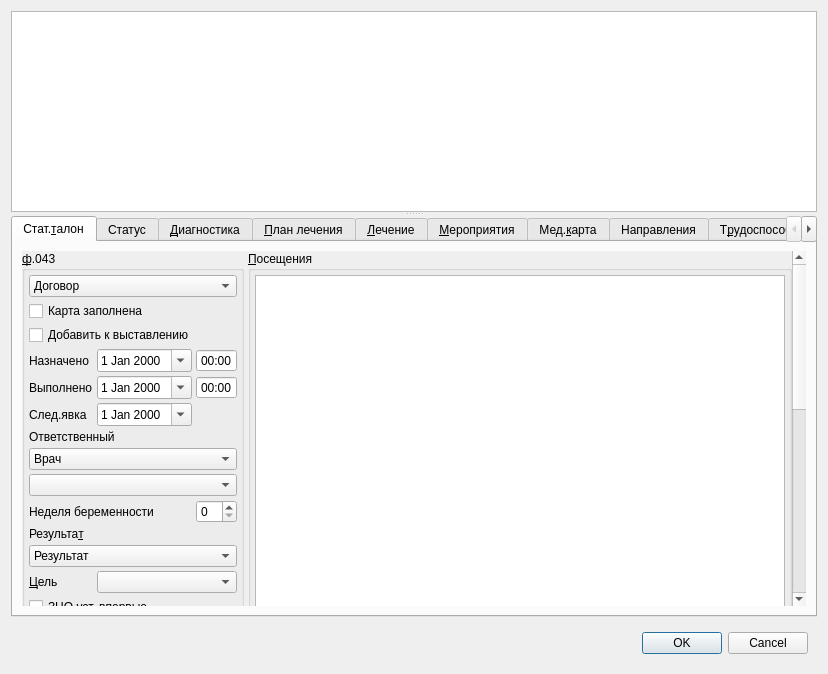
<?xml version="1.0" encoding="UTF-8"?>
<ui version="4.0">
 <class>F043Dialog</class>
 <widget class="QDialog" name="F043Dialog">
  <property name="geometry">
   <rect>
    <x>0</x>
    <y>0</y>
    <width>828</width>
    <height>674</height>
   </rect>
  </property>
  <property name="windowTitle">
   <string>Dialog</string>
  </property>
  <layout class="QVBoxLayout" name="verticalLayout">
   <item>
    <widget class="QSplitter" name="sptTopLevel">
     <property name="orientation">
      <enum>Qt::Vertical</enum>
     </property>
     <widget class="CTextBrowser" name="txtClientInfoBrowser">
      <property name="sizePolicy">
       <sizepolicy hsizetype="Expanding" vsizetype="Preferred">
        <horstretch>0</horstretch>
        <verstretch>0</verstretch>
       </sizepolicy>
      </property>
     </widget>
     <widget class="QTabWidget" name="tabWidget">
      <property name="tabPosition">
       <enum>QTabWidget::North</enum>
      </property>
      <property name="tabShape">
       <enum>QTabWidget::Rounded</enum>
      </property>
      <property name="currentIndex">
       <number>0</number>
      </property>
      <widget class="QWidget" name="tabToken">
       <attribute name="title">
        <string>Стат.&amp;талон</string>
       </attribute>
       <layout class="QGridLayout" name="gridLayout_9">
        <item row="0" column="0">
         <widget class="QScrollArea" name="scrollArea">
          <property name="frameShape">
           <enum>QFrame::NoFrame</enum>
          </property>
          <property name="widgetResizable">
           <bool>true</bool>
          </property>
          <widget class="QWidget" name="scrollAreaWidgetContents">
           <property name="geometry">
            <rect>
             <x>0</x>
             <y>0</y>
             <width>769</width>
             <height>751</height>
            </rect>
           </property>
           <layout class="QVBoxLayout" name="verticalLayout_2">
            <property name="margin">
             <number>0</number>
            </property>
            <item>
             <widget class="QSplitter" name="splitter_2">
              <property name="orientation">
               <enum>Qt::Vertical</enum>
              </property>
              <widget class="QFrame" name="frame">
               <property name="frameShape">
                <enum>QFrame::NoFrame</enum>
               </property>
               <property name="frameShadow">
                <enum>QFrame::Raised</enum>
               </property>
               <layout class="QHBoxLayout" name="horizontalLayout">
                <property name="spacing">
                 <number>4</number>
                </property>
                <property name="margin">
                 <number>0</number>
                </property>
                <item>
                 <widget class="QGroupBox" name="grpBase">
                  <property name="sizePolicy">
                   <sizepolicy hsizetype="Preferred" vsizetype="Preferred">
                    <horstretch>0</horstretch>
                    <verstretch>0</verstretch>
                   </sizepolicy>
                  </property>
                  <property name="title">
                   <string>&amp;ф.043</string>
                  </property>
                  <layout class="QGridLayout" name="gridLayout_4">
                   <property name="margin">
                    <number>4</number>
                   </property>
                   <property name="spacing">
                    <number>4</number>
                   </property>
                   <item row="4" column="0">
                    <widget class="QLabel" name="lblEndDate">
                     <property name="sizePolicy">
                      <sizepolicy hsizetype="Preferred" vsizetype="Preferred">
                       <horstretch>0</horstretch>
                       <verstretch>0</verstretch>
                      </sizepolicy>
                     </property>
                     <property name="text">
                      <string>Выполнено</string>
                     </property>
                     <property name="buddy">
                      <cstring>edtEndDate</cstring>
                     </property>
                    </widget>
                   </item>
                   <item row="10" column="2">
                    <widget class="QSpinBox" name="edtPregnancyWeek">
                     <property name="sizePolicy">
                      <sizepolicy hsizetype="Maximum" vsizetype="Fixed">
                       <horstretch>0</horstretch>
                       <verstretch>0</verstretch>
                      </sizepolicy>
                     </property>
                     <property name="maximum">
                      <number>40</number>
                     </property>
                    </widget>
                   </item>
                   <item row="12" column="0" colspan="3">
                    <widget class="CRBComboBox" name="cmbResult">
                     <property name="whatsThis">
                      <string>результат осмотра</string>
                     </property>
                     <item>
                      <property name="text">
                       <string>Результат</string>
                      </property>
                     </item>
                    </widget>
                   </item>
                   <item row="0" column="0" colspan="3">
                    <widget class="CContractComboBox" name="cmbContract">
                     <property name="sizePolicy">
                      <sizepolicy hsizetype="Preferred" vsizetype="Fixed">
                       <horstretch>0</horstretch>
                       <verstretch>0</verstretch>
                      </sizepolicy>
                     </property>
                     <property name="whatsThis">
                      <string>номер, дата и основание договора в рамках которого производится осмотр</string>
                     </property>
                     <item>
                      <property name="text">
                       <string>Договор</string>
                      </property>
                     </item>
                    </widget>
                   </item>
                   <item row="4" column="1" colspan="2">
                    <widget class="QFrame" name="frmEndDateTime">
                     <property name="sizePolicy">
                      <sizepolicy hsizetype="Maximum" vsizetype="Preferred">
                       <horstretch>0</horstretch>
                       <verstretch>0</verstretch>
                      </sizepolicy>
                     </property>
                     <property name="frameShape">
                      <enum>QFrame::NoFrame</enum>
                     </property>
                     <property name="frameShadow">
                      <enum>QFrame::Plain</enum>
                     </property>
                     <property name="lineWidth">
                      <number>0</number>
                     </property>
                     <layout class="QHBoxLayout" name="horizontalLayout_4">
                      <property name="spacing">
                       <number>4</number>
                      </property>
                      <property name="margin">
                       <number>0</number>
                      </property>
                      <item>
                       <widget class="CDateEdit" name="edtEndDate">
                        <property name="sizePolicy">
                         <sizepolicy hsizetype="Maximum" vsizetype="Fixed">
                          <horstretch>0</horstretch>
                          <verstretch>0</verstretch>
                         </sizepolicy>
                        </property>
                        <property name="whatsThis">
                         <string>дата окончания осмотра</string>
                        </property>
                        <property name="calendarPopup">
                         <bool>true</bool>
                        </property>
                       </widget>
                      </item>
                      <item>
                       <widget class="QTimeEdit" name="edtEndTime">
                        <property name="sizePolicy">
                         <sizepolicy hsizetype="Maximum" vsizetype="Fixed">
                          <horstretch>0</horstretch>
                          <verstretch>0</verstretch>
                         </sizepolicy>
                        </property>
                        <property name="buttonSymbols">
                         <enum>QAbstractSpinBox::NoButtons</enum>
                        </property>
                        <property name="displayFormat">
                         <string>HH:mm</string>
                        </property>
                       </widget>
                      </item>
                     </layout>
                    </widget>
                   </item>
                   <item row="3" column="1" colspan="2">
                    <widget class="QFrame" name="frmBegDateTime">
                     <property name="sizePolicy">
                      <sizepolicy hsizetype="Maximum" vsizetype="Preferred">
                       <horstretch>0</horstretch>
                       <verstretch>0</verstretch>
                      </sizepolicy>
                     </property>
                     <property name="frameShape">
                      <enum>QFrame::NoFrame</enum>
                     </property>
                     <property name="frameShadow">
                      <enum>QFrame::Plain</enum>
                     </property>
                     <property name="lineWidth">
                      <number>0</number>
                     </property>
                     <layout class="QHBoxLayout" name="horizontalLayout_3">
                      <property name="spacing">
                       <number>4</number>
                      </property>
                      <property name="margin">
                       <number>0</number>
                      </property>
                      <item>
                       <widget class="CDateEdit" name="edtBegDate">
                        <property name="sizePolicy">
                         <sizepolicy hsizetype="Maximum" vsizetype="Fixed">
                          <horstretch>0</horstretch>
                          <verstretch>0</verstretch>
                         </sizepolicy>
                        </property>
                        <property name="whatsThis">
                         <string>дата начала осмотра</string>
                        </property>
                        <property name="calendarPopup">
                         <bool>true</bool>
                        </property>
                       </widget>
                      </item>
                      <item>
                       <widget class="QTimeEdit" name="edtBegTime">
                        <property name="sizePolicy">
                         <sizepolicy hsizetype="Maximum" vsizetype="Fixed">
                          <horstretch>0</horstretch>
                          <verstretch>0</verstretch>
                         </sizepolicy>
                        </property>
                        <property name="buttonSymbols">
                         <enum>QAbstractSpinBox::NoButtons</enum>
                        </property>
                        <property name="displayFormat">
                         <string>HH:mm</string>
                        </property>
                       </widget>
                      </item>
                     </layout>
                    </widget>
                   </item>
                   <item row="13" column="0">
                    <widget class="QLabel" name="lblGoal">
                     <property name="text">
                      <string>&amp;Цель</string>
                     </property>
                     <property name="alignment">
                      <set>Qt::AlignLeading|Qt::AlignLeft|Qt::AlignVCenter</set>
                     </property>
                     <property name="buddy">
                      <cstring>cmbGoal</cstring>
                     </property>
                    </widget>
                   </item>
                   <item row="17" column="0" colspan="3">
                    <spacer>
                     <property name="orientation">
                      <enum>Qt::Vertical</enum>
                     </property>
                     <property name="sizeHint" stdset="0">
                      <size>
                       <width>16</width>
                       <height>20</height>
                      </size>
                     </property>
                    </spacer>
                   </item>
                   <item row="3" column="0">
                    <widget class="QLabel" name="lblBegDate">
                     <property name="sizePolicy">
                      <sizepolicy hsizetype="Preferred" vsizetype="Preferred">
                       <horstretch>0</horstretch>
                       <verstretch>0</verstretch>
                      </sizepolicy>
                     </property>
                     <property name="text">
                      <string>Назначено</string>
                     </property>
                     <property name="buddy">
                      <cstring>edtBegDate</cstring>
                     </property>
                    </widget>
                   </item>
                   <item row="2" column="0" colspan="3">
                    <widget class="QCheckBox" name="chkExposeConfirmed">
                     <property name="text">
                      <string>Добавить к выставлению</string>
                     </property>
                    </widget>
                   </item>
                   <item row="13" column="1" colspan="2">
                    <widget class="CRBComboBox" name="cmbGoal">
                     <property name="whatsThis">
                      <string>результат осмотра</string>
                     </property>
                    </widget>
                   </item>
                   <item row="9" column="0" colspan="3">
                    <widget class="CRBComboBox" name="cmbOrder">
                     <property name="sizePolicy">
                      <sizepolicy hsizetype="Preferred" vsizetype="Fixed">
                       <horstretch>0</horstretch>
                       <verstretch>0</verstretch>
                      </sizepolicy>
                     </property>
                     <item>
                      <property name="text">
                       <string/>
                      </property>
                     </item>
                     <item>
                      <property name="text">
                       <string>Плановый</string>
                      </property>
                     </item>
                     <item>
                      <property name="text">
                       <string>Экстренный</string>
                      </property>
                     </item>
                     <item>
                      <property name="text">
                       <string>Самообращение</string>
                      </property>
                     </item>
                     <item>
                      <property name="text">
                       <string>Принудительный</string>
                      </property>
                     </item>
                     <item>
                      <property name="text">
                       <string>Неотложный</string>
                      </property>
                     </item>
                    </widget>
                   </item>
                   <item row="5" column="0">
                    <widget class="QLabel" name="lblNextDate">
                     <property name="text">
                      <string>След.явка</string>
                     </property>
                     <property name="buddy">
                      <cstring>edtNextDate</cstring>
                     </property>
                    </widget>
                   </item>
                   <item row="5" column="1">
                    <widget class="CDateEdit" name="edtNextDate">
                     <property name="sizePolicy">
                      <sizepolicy hsizetype="Maximum" vsizetype="Fixed">
                       <horstretch>0</horstretch>
                       <verstretch>0</verstretch>
                      </sizepolicy>
                     </property>
                     <property name="calendarPopup">
                      <bool>true</bool>
                     </property>
                    </widget>
                   </item>
                   <item row="10" column="0" colspan="2">
                    <widget class="QLabel" name="lblPregnancyWeek">
                     <property name="sizePolicy">
                      <sizepolicy hsizetype="Maximum" vsizetype="Preferred">
                       <horstretch>0</horstretch>
                       <verstretch>0</verstretch>
                      </sizepolicy>
                     </property>
                     <property name="text">
                      <string>Неделя беременности</string>
                     </property>
                     <property name="buddy">
                      <cstring>edtPregnancyWeek</cstring>
                     </property>
                    </widget>
                   </item>
                   <item row="6" column="0" colspan="3">
                    <widget class="QLabel" name="lblPerson">
                     <property name="sizePolicy">
                      <sizepolicy hsizetype="Preferred" vsizetype="Preferred">
                       <horstretch>0</horstretch>
                       <verstretch>0</verstretch>
                      </sizepolicy>
                     </property>
                     <property name="text">
                      <string>Ответственный</string>
                     </property>
                     <property name="buddy">
                      <cstring>cmbPerson</cstring>
                     </property>
                    </widget>
                   </item>
                   <item row="11" column="0" colspan="3">
                    <widget class="QLabel" name="lblResult">
                     <property name="text">
                      <string>Результа&amp;т</string>
                     </property>
                     <property name="alignment">
                      <set>Qt::AlignLeading|Qt::AlignLeft|Qt::AlignVCenter</set>
                     </property>
                     <property name="buddy">
                      <cstring>cmbResult</cstring>
                     </property>
                    </widget>
                   </item>
                   <item row="7" column="0" colspan="3">
                    <widget class="CPersonComboBoxEx" name="cmbPerson">
                     <property name="sizePolicy">
                      <sizepolicy hsizetype="Preferred" vsizetype="Fixed">
                       <horstretch>0</horstretch>
                       <verstretch>0</verstretch>
                      </sizepolicy>
                     </property>
                     <property name="whatsThis">
                      <string>врач отвечающий за осмотр (терапевт)</string>
                     </property>
                     <item>
                      <property name="text">
                       <string>Врач</string>
                      </property>
                     </item>
                    </widget>
                   </item>
                   <item row="15" column="0" colspan="3">
                    <widget class="QCheckBox" name="chkZNOFirst">
                     <property name="toolTip">
                      <string>ЗНО установлен впервые</string>
                     </property>
                     <property name="text">
                      <string>ЗНО уст. впервые</string>
                     </property>
                    </widget>
                   </item>
                   <item row="16" column="0" colspan="3">
                    <widget class="QCheckBox" name="chkZNOMorph">
                     <property name="toolTip">
                      <string>ЗНО потдверждён морфологически</string>
                     </property>
                     <property name="text">
                      <string>ЗНО подтв. морф-ки</string>
                     </property>
                    </widget>
                   </item>
                   <item row="1" column="0" colspan="3">
                    <widget class="QCheckBox" name="chkIsClosed">
                     <property name="text">
                      <string>Карта заполнена</string>
                     </property>
                    </widget>
                   </item>
                  </layout>
                 </widget>
                </item>
                <item>
                 <widget class="QGroupBox" name="groupBox">
                  <property name="title">
                   <string>&amp;Посещения</string>
                  </property>
                  <layout class="QGridLayout" name="gridLayout_3">
                   <property name="margin">
                    <number>4</number>
                   </property>
                   <property name="spacing">
                    <number>4</number>
                   </property>
                   <item row="1" column="4">
                    <spacer>
                     <property name="orientation">
                      <enum>Qt::Horizontal</enum>
                     </property>
                     <property name="sizeHint" stdset="0">
                      <size>
                       <width>40</width>
                       <height>20</height>
                      </size>
                     </property>
                    </spacer>
                   </item>
                   <item row="0" column="0" colspan="5">
                    <widget class="CInDocTableView" name="tblVisits">
                     <property name="sizePolicy">
                      <sizepolicy hsizetype="Preferred" vsizetype="Expanding">
                       <horstretch>0</horstretch>
                       <verstretch>0</verstretch>
                      </sizepolicy>
                     </property>
                    </widget>
                   </item>
                   <item row="1" column="0">
                    <widget class="QLabel" name="lblVisitsCount">
                     <property name="text">
                      <string>Всего посещений:</string>
                     </property>
                    </widget>
                   </item>
                   <item row="1" column="1">
                    <widget class="QLabel" name="lblVisitsCountValue">
                     <property name="sizePolicy">
                      <sizepolicy hsizetype="Preferred" vsizetype="Preferred">
                       <horstretch>0</horstretch>
                       <verstretch>0</verstretch>
                      </sizepolicy>
                     </property>
                     <property name="minimumSize">
                      <size>
                       <width>40</width>
                       <height>0</height>
                      </size>
                     </property>
                     <property name="frameShape">
                      <enum>QFrame::StyledPanel</enum>
                     </property>
                     <property name="frameShadow">
                      <enum>QFrame::Sunken</enum>
                     </property>
                     <property name="text">
                      <string>0</string>
                     </property>
                     <property name="alignment">
                      <set>Qt::AlignRight|Qt::AlignTrailing|Qt::AlignVCenter</set>
                     </property>
                    </widget>
                   </item>
                   <item row="1" column="2">
                    <widget class="QLabel" name="lblVisitsDuration">
                     <property name="text">
                      <string>Общая длительность:</string>
                     </property>
                    </widget>
                   </item>
                   <item row="1" column="3">
                    <widget class="QLabel" name="lblVisitsDurationValue">
                     <property name="minimumSize">
                      <size>
                       <width>40</width>
                       <height>0</height>
                      </size>
                     </property>
                     <property name="frameShape">
                      <enum>QFrame::StyledPanel</enum>
                     </property>
                     <property name="frameShadow">
                      <enum>QFrame::Sunken</enum>
                     </property>
                     <property name="text">
                      <string>0</string>
                     </property>
                     <property name="alignment">
                      <set>Qt::AlignRight|Qt::AlignTrailing|Qt::AlignVCenter</set>
                     </property>
                    </widget>
                   </item>
                  </layout>
                 </widget>
                </item>
               </layout>
              </widget>
              <widget class="QGroupBox" name="grpInspections">
               <property name="title">
                <string>&amp;Диагнозы</string>
               </property>
               <layout class="QGridLayout" name="gridLayout_5">
                <property name="margin">
                 <number>4</number>
                </property>
                <property name="spacing">
                 <number>4</number>
                </property>
                <item row="0" column="0">
                 <widget class="CInDocTableView" name="tblDiagnostics">
                  <property name="minimumSize">
                   <size>
                    <width>0</width>
                    <height>200</height>
                   </size>
                  </property>
                 </widget>
                </item>
               </layout>
              </widget>
              <widget class="QSplitter" name="splitter">
               <property name="orientation">
                <enum>Qt::Horizontal</enum>
               </property>
               <widget class="QTabWidget" name="dentitionTabWidget">
                <property name="currentIndex">
                 <number>2</number>
                </property>
                <widget class="QWidget" name="tabDentitionInspection">
                 <attribute name="title">
                  <string>Стоматологическая зубная формула</string>
                 </attribute>
                 <layout class="QGridLayout" name="gridLayout_7">
                  <property name="margin">
                   <number>0</number>
                  </property>
                  <property name="spacing">
                   <number>0</number>
                  </property>
                  <item row="0" column="0">
                   <widget class="CDentitionTableView" name="tblDentition">
                    <property name="sizePolicy">
                     <sizepolicy hsizetype="Expanding" vsizetype="Expanding">
                      <horstretch>0</horstretch>
                      <verstretch>20</verstretch>
                     </sizepolicy>
                    </property>
                    <property name="minimumSize">
                     <size>
                      <width>0</width>
                      <height>0</height>
                     </size>
                    </property>
                   </widget>
                  </item>
                 </layout>
                </widget>
                <widget class="QWidget" name="tabDentitionAdditional">
                 <attribute name="title">
                  <string>Дополнительно</string>
                 </attribute>
                 <layout class="QGridLayout" name="gridLayout_10">
                  <item row="0" column="3">
                   <widget class="QLabel" name="lblDentitionMucosa">
                    <property name="text">
                     <string>Слизистая</string>
                    </property>
                   </widget>
                  </item>
                  <item row="0" column="4">
                   <widget class="QLabel" name="lblDentitionNote">
                    <property name="text">
                     <string>Примечание</string>
                    </property>
                   </widget>
                  </item>
                  <item row="1" column="1" colspan="2">
                   <widget class="CThesaurusEditor" name="edtDentitionObjectively"/>
                  </item>
                  <item row="1" column="3">
                   <widget class="CThesaurusEditor" name="edtDentitionMucosa"/>
                  </item>
                  <item row="1" column="4">
                   <widget class="QTextEdit" name="edtDentitionNote"/>
                  </item>
                  <item row="2" column="1" colspan="2">
                   <widget class="QLabel" name="lblDentitionBite">
                    <property name="text">
                     <string>Прикус</string>
                    </property>
                   </widget>
                  </item>
                  <item row="2" column="3" colspan="2">
                   <widget class="CStrComboBox" name="cmbDentitionBite"/>
                  </item>
                  <item row="0" column="1" colspan="2">
                   <widget class="QLabel" name="lblDentitionObjectively">
                    <property name="sizePolicy">
                     <sizepolicy hsizetype="Maximum" vsizetype="Preferred">
                      <horstretch>0</horstretch>
                      <verstretch>0</verstretch>
                     </sizepolicy>
                    </property>
                    <property name="text">
                     <string>Объективно</string>
                    </property>
                   </widget>
                  </item>
                 </layout>
                </widget>
                <widget class="QWidget" name="tabDentitionResult">
                 <attribute name="title">
                  <string>Парадонтологическая зубная формула</string>
                 </attribute>
                 <layout class="QGridLayout" name="gridLayout_11">
                  <property name="margin">
                   <number>0</number>
                  </property>
                  <property name="spacing">
                   <number>0</number>
                  </property>
                  <item row="0" column="0">
                   <widget class="CParodentiumTableView" name="tblParodentium"/>
                  </item>
                 </layout>
                </widget>
               </widget>
               <widget class="QGroupBox" name="grpDentitionHistory">
                <property name="title">
                 <string>История</string>
                </property>
                <layout class="QGridLayout" name="gridLayout_8">
                 <property name="leftMargin">
                  <number>0</number>
                 </property>
                 <property name="topMargin">
                  <number>6</number>
                 </property>
                 <property name="rightMargin">
                  <number>0</number>
                 </property>
                 <property name="bottomMargin">
                  <number>0</number>
                 </property>
                 <property name="spacing">
                  <number>0</number>
                 </property>
                 <item row="0" column="0">
                  <widget class="CClientDentitionHistoryTableView" name="tblClientDentitionHistory">
                   <property name="sizePolicy">
                    <sizepolicy hsizetype="Expanding" vsizetype="Expanding">
                     <horstretch>0</horstretch>
                     <verstretch>0</verstretch>
                    </sizepolicy>
                   </property>
                  </widget>
                 </item>
                </layout>
               </widget>
              </widget>
             </widget>
            </item>
           </layout>
          </widget>
         </widget>
        </item>
       </layout>
      </widget>
      <widget class="CActionsPage" name="tabStatus">
       <attribute name="title">
        <string>Статус</string>
       </attribute>
      </widget>
      <widget class="CActionsPage" name="tabDiagnostic">
       <attribute name="title">
        <string>&amp;Диагностика</string>
       </attribute>
      </widget>
      <widget class="CActionsPage" name="tabTreatmentPlan">
       <attribute name="title">
        <string>&amp;План лечения</string>
       </attribute>
      </widget>
      <widget class="CActionsPage" name="tabCure">
       <attribute name="title">
        <string>&amp;Лечение</string>
       </attribute>
      </widget>
      <widget class="CActionsPage" name="tabMisc">
       <attribute name="title">
        <string>&amp;Мероприятия</string>
       </attribute>
      </widget>
      <widget class="CAmbCardPage" name="tabAmbCard">
       <attribute name="title">
        <string>Мед.&amp;карта</string>
       </attribute>
      </widget>
      <widget class="CReferralPage" name="tabReferralPage">
       <attribute name="title">
        <string>Направления</string>
       </attribute>
      </widget>
      <widget class="QWidget" name="tabTempInvalidEtc">
       <attribute name="title">
        <string>Т&amp;рудоспособность</string>
       </attribute>
       <layout class="QGridLayout" name="gridLayout">
        <property name="margin">
         <number>4</number>
        </property>
        <property name="spacing">
         <number>4</number>
        </property>
        <item row="0" column="0">
         <widget class="QScrollArea" name="scrollArea_2">
          <property name="frameShape">
           <enum>QFrame::NoFrame</enum>
          </property>
          <property name="widgetResizable">
           <bool>true</bool>
          </property>
          <widget class="QWidget" name="scrollAreaWidgetContents_2">
           <property name="geometry">
            <rect>
             <x>0</x>
             <y>0</y>
             <width>796</width>
             <height>359</height>
            </rect>
           </property>
           <layout class="QVBoxLayout" name="verticalLayout_3">
            <property name="margin">
             <number>0</number>
            </property>
            <item>
             <widget class="QTabWidget" name="tabTempInvalidAndAegrotat">
              <property name="currentIndex">
               <number>0</number>
              </property>
              <widget class="QWidget" name="tabTempInvalid">
               <attribute name="title">
                <string>Листок &amp;нетрудоспособности</string>
               </attribute>
               <layout class="QGridLayout" name="gridLayout_6">
                <property name="margin">
                 <number>4</number>
                </property>
                <item row="0" column="0">
                 <widget class="CTempInvalid" name="grpTempInvalid">
                  <property name="enabled">
                   <bool>true</bool>
                  </property>
                  <property name="sizePolicy">
                   <sizepolicy hsizetype="Preferred" vsizetype="Expanding">
                    <horstretch>0</horstretch>
                    <verstretch>0</verstretch>
                   </sizepolicy>
                  </property>
                  <property name="title">
                   <string>&amp;ВУТ</string>
                  </property>
                  <property name="checkable">
                   <bool>true</bool>
                  </property>
                  <property name="checked">
                   <bool>false</bool>
                  </property>
                 </widget>
                </item>
               </layout>
              </widget>
              <widget class="QWidget" name="tabTempInvalidS">
               <attribute name="title">
                <string>Инвалидность</string>
               </attribute>
               <layout class="QGridLayout" name="gridLayout_2">
                <item row="0" column="0">
                 <widget class="CTempInvalid" name="grpDisability">
                  <property name="enabled">
                   <bool>true</bool>
                  </property>
                  <property name="sizePolicy">
                   <sizepolicy hsizetype="Preferred" vsizetype="Expanding">
                    <horstretch>0</horstretch>
                    <verstretch>0</verstretch>
                   </sizepolicy>
                  </property>
                  <property name="title">
                   <string>&amp;Инвалидность</string>
                  </property>
                  <property name="checkable">
                   <bool>true</bool>
                  </property>
                  <property name="checked">
                   <bool>false</bool>
                  </property>
                 </widget>
                </item>
               </layout>
              </widget>
              <widget class="QWidget" name="tabTempInvalidDisability">
               <attribute name="title">
                <string>Ограничения жизнедеятельности</string>
               </attribute>
               <layout class="QGridLayout" name="gridLayout_12">
                <item row="0" column="0">
                 <widget class="CTempInvalid" name="grpVitalRestriction">
                  <property name="enabled">
                   <bool>true</bool>
                  </property>
                  <property name="sizePolicy">
                   <sizepolicy hsizetype="Preferred" vsizetype="Expanding">
                    <horstretch>0</horstretch>
                    <verstretch>0</verstretch>
                   </sizepolicy>
                  </property>
                  <property name="title">
                   <string>&amp;Ограничения жизнедеятельности</string>
                  </property>
                  <property name="checkable">
                   <bool>true</bool>
                  </property>
                  <property name="checked">
                   <bool>false</bool>
                  </property>
                 </widget>
                </item>
               </layout>
              </widget>
             </widget>
            </item>
           </layout>
          </widget>
         </widget>
        </item>
       </layout>
      </widget>
      <widget class="CEventCashPage" name="tabCash">
       <attribute name="title">
        <string>Оплата</string>
       </attribute>
      </widget>
      <widget class="CEventNotesPage" name="tabNotes">
       <attribute name="title">
        <string>Приме&amp;чания</string>
       </attribute>
      </widget>
     </widget>
    </widget>
   </item>
   <item>
    <widget class="QWidget" name="widget" native="true">
     <layout class="QHBoxLayout" name="horizontalLayout_2">
      <item>
       <widget class="QLabel" name="lblProlongateEvent">
        <property name="text">
         <string/>
        </property>
       </widget>
      </item>
      <item>
       <widget class="QLabel" name="lblValueExternalId">
        <property name="text">
         <string/>
        </property>
       </widget>
      </item>
      <item>
       <widget class="QDialogButtonBox" name="buttonBox">
        <property name="orientation">
         <enum>Qt::Horizontal</enum>
        </property>
        <property name="standardButtons">
         <set>QDialogButtonBox::Cancel|QDialogButtonBox::Ok</set>
        </property>
       </widget>
      </item>
     </layout>
    </widget>
   </item>
  </layout>
 </widget>
 <customwidgets>
  <customwidget>
   <class>CRBComboBox</class>
   <extends>QComboBox</extends>
   <header>library/crbcombobox.h</header>
  </customwidget>
  <customwidget>
   <class>CInDocTableView</class>
   <extends>QTableView</extends>
   <header>library/InDocTable.h</header>
  </customwidget>
  <customwidget>
   <class>CPersonComboBoxEx</class>
   <extends>QComboBox</extends>
   <header>Orgs/PersonComboBoxEx.h</header>
  </customwidget>
  <customwidget>
   <class>CDateEdit</class>
   <extends>QDateEdit</extends>
   <header>library/DateEdit.h</header>
  </customwidget>
  <customwidget>
   <class>CTextBrowser</class>
   <extends>QTextBrowser</extends>
   <header>library/TextBrowser.h</header>
  </customwidget>
  <customwidget>
   <class>CContractComboBox</class>
   <extends>QComboBox</extends>
   <header>Orgs/OrgComboBox.h</header>
  </customwidget>
  <customwidget>
   <class>CTempInvalid</class>
   <extends>QGroupBox</extends>
   <header>Events/TempInvalid.h</header>
   <container>1</container>
  </customwidget>
  <customwidget>
   <class>CActionsPage</class>
   <extends>QWidget</extends>
   <header>Events/ActionsPage.h</header>
   <container>1</container>
  </customwidget>
  <customwidget>
   <class>CEventNotesPage</class>
   <extends>QWidget</extends>
   <header>Events/EventNotesPage.h</header>
   <container>1</container>
  </customwidget>
  <customwidget>
   <class>CEventCashPage</class>
   <extends>QWidget</extends>
   <header>Events/EventCashPage.h</header>
   <container>1</container>
  </customwidget>
  <customwidget>
   <class>CReferralPage</class>
   <extends>QWidget</extends>
   <header>Events/ReferralPage.h</header>
   <container>1</container>
  </customwidget>
  <customwidget>
   <class>CAmbCardPage</class>
   <extends>QWidget</extends>
   <header>Events/AmbCardPage.h</header>
   <container>1</container>
  </customwidget>
  <customwidget>
   <class>CDentitionTableView</class>
   <extends>QTableView</extends>
   <header>Forms/F043/DentitionTable.h</header>
  </customwidget>
  <customwidget>
   <class>CStrComboBox</class>
   <extends>QComboBox</extends>
   <header>library/StrComboBox.h</header>
  </customwidget>
  <customwidget>
   <class>CClientDentitionHistoryTableView</class>
   <extends>QTableView</extends>
   <header>Forms/F043/DentitionTable.h</header>
  </customwidget>
  <customwidget>
   <class>CParodentiumTableView</class>
   <extends>QTableView</extends>
   <header>Forms/F043/DentitionTable.h</header>
  </customwidget>
  <customwidget>
   <class>CThesaurusEditor</class>
   <extends>QTextEdit</extends>
   <header>library/ThesaurusEdit.h</header>
  </customwidget>
 </customwidgets>
 <tabstops>
  <tabstop>tabWidget</tabstop>
  <tabstop>scrollArea</tabstop>
  <tabstop>cmbContract</tabstop>
  <tabstop>chkIsClosed</tabstop>
  <tabstop>chkExposeConfirmed</tabstop>
  <tabstop>edtBegDate</tabstop>
  <tabstop>edtBegTime</tabstop>
  <tabstop>edtEndDate</tabstop>
  <tabstop>edtEndTime</tabstop>
  <tabstop>edtNextDate</tabstop>
  <tabstop>cmbPerson</tabstop>
  <tabstop>cmbOrder</tabstop>
  <tabstop>edtPregnancyWeek</tabstop>
  <tabstop>cmbResult</tabstop>
  <tabstop>cmbGoal</tabstop>
  <tabstop>chkZNOFirst</tabstop>
  <tabstop>chkZNOMorph</tabstop>
  <tabstop>tblVisits</tabstop>
  <tabstop>tblDiagnostics</tabstop>
  <tabstop>dentitionTabWidget</tabstop>
  <tabstop>tblParodentium</tabstop>
  <tabstop>tblClientDentitionHistory</tabstop>
  <tabstop>buttonBox</tabstop>
  <tabstop>edtDentitionMucosa</tabstop>
  <tabstop>scrollArea_2</tabstop>
  <tabstop>grpTempInvalid</tabstop>
  <tabstop>tblDentition</tabstop>
  <tabstop>edtDentitionObjectively</tabstop>
  <tabstop>tabTempInvalidAndAegrotat</tabstop>
  <tabstop>edtDentitionNote</tabstop>
  <tabstop>cmbDentitionBite</tabstop>
  <tabstop>txtClientInfoBrowser</tabstop>
 </tabstops>
 <resources/>
 <connections>
  <connection>
   <sender>buttonBox</sender>
   <signal>accepted()</signal>
   <receiver>F043Dialog</receiver>
   <slot>accept()</slot>
   <hints>
    <hint type="sourcelabel">
     <x>670</x>
     <y>681</y>
    </hint>
    <hint type="destinationlabel">
     <x>447</x>
     <y>-16</y>
    </hint>
   </hints>
  </connection>
  <connection>
   <sender>buttonBox</sender>
   <signal>rejected()</signal>
   <receiver>F043Dialog</receiver>
   <slot>reject()</slot>
   <hints>
    <hint type="sourcelabel">
     <x>736</x>
     <y>676</y>
    </hint>
    <hint type="destinationlabel">
     <x>708</x>
     <y>-8</y>
    </hint>
   </hints>
  </connection>
 </connections>
</ui>
